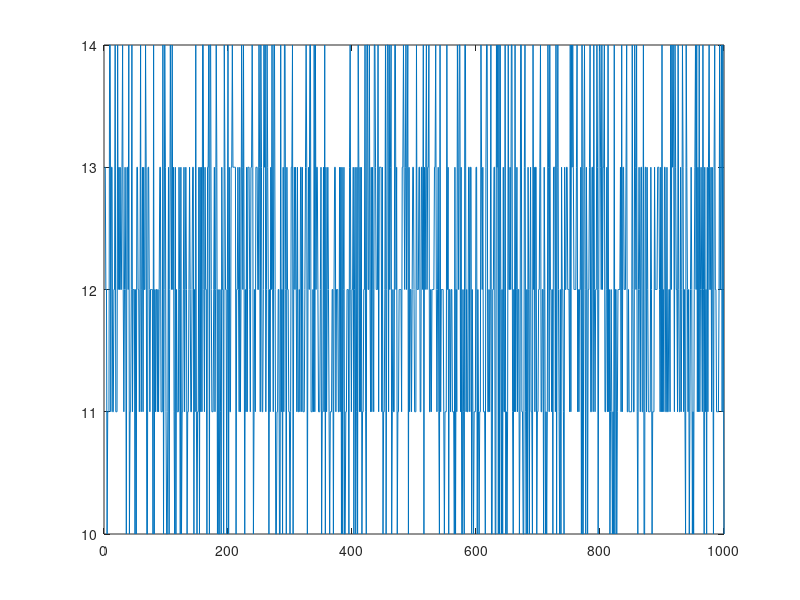

Source code (MATLAB):
close all;
clear;
clc;

dmean = 12;
dstd = 2;

a = [];

for i=1:1000
    n = round((rand() * dstd));
    if (rand() < 0.5) 
        v = dmean - n;
    else
        v = dmean + n;
    end
    a = [a v];
end

figure,
plot(a)